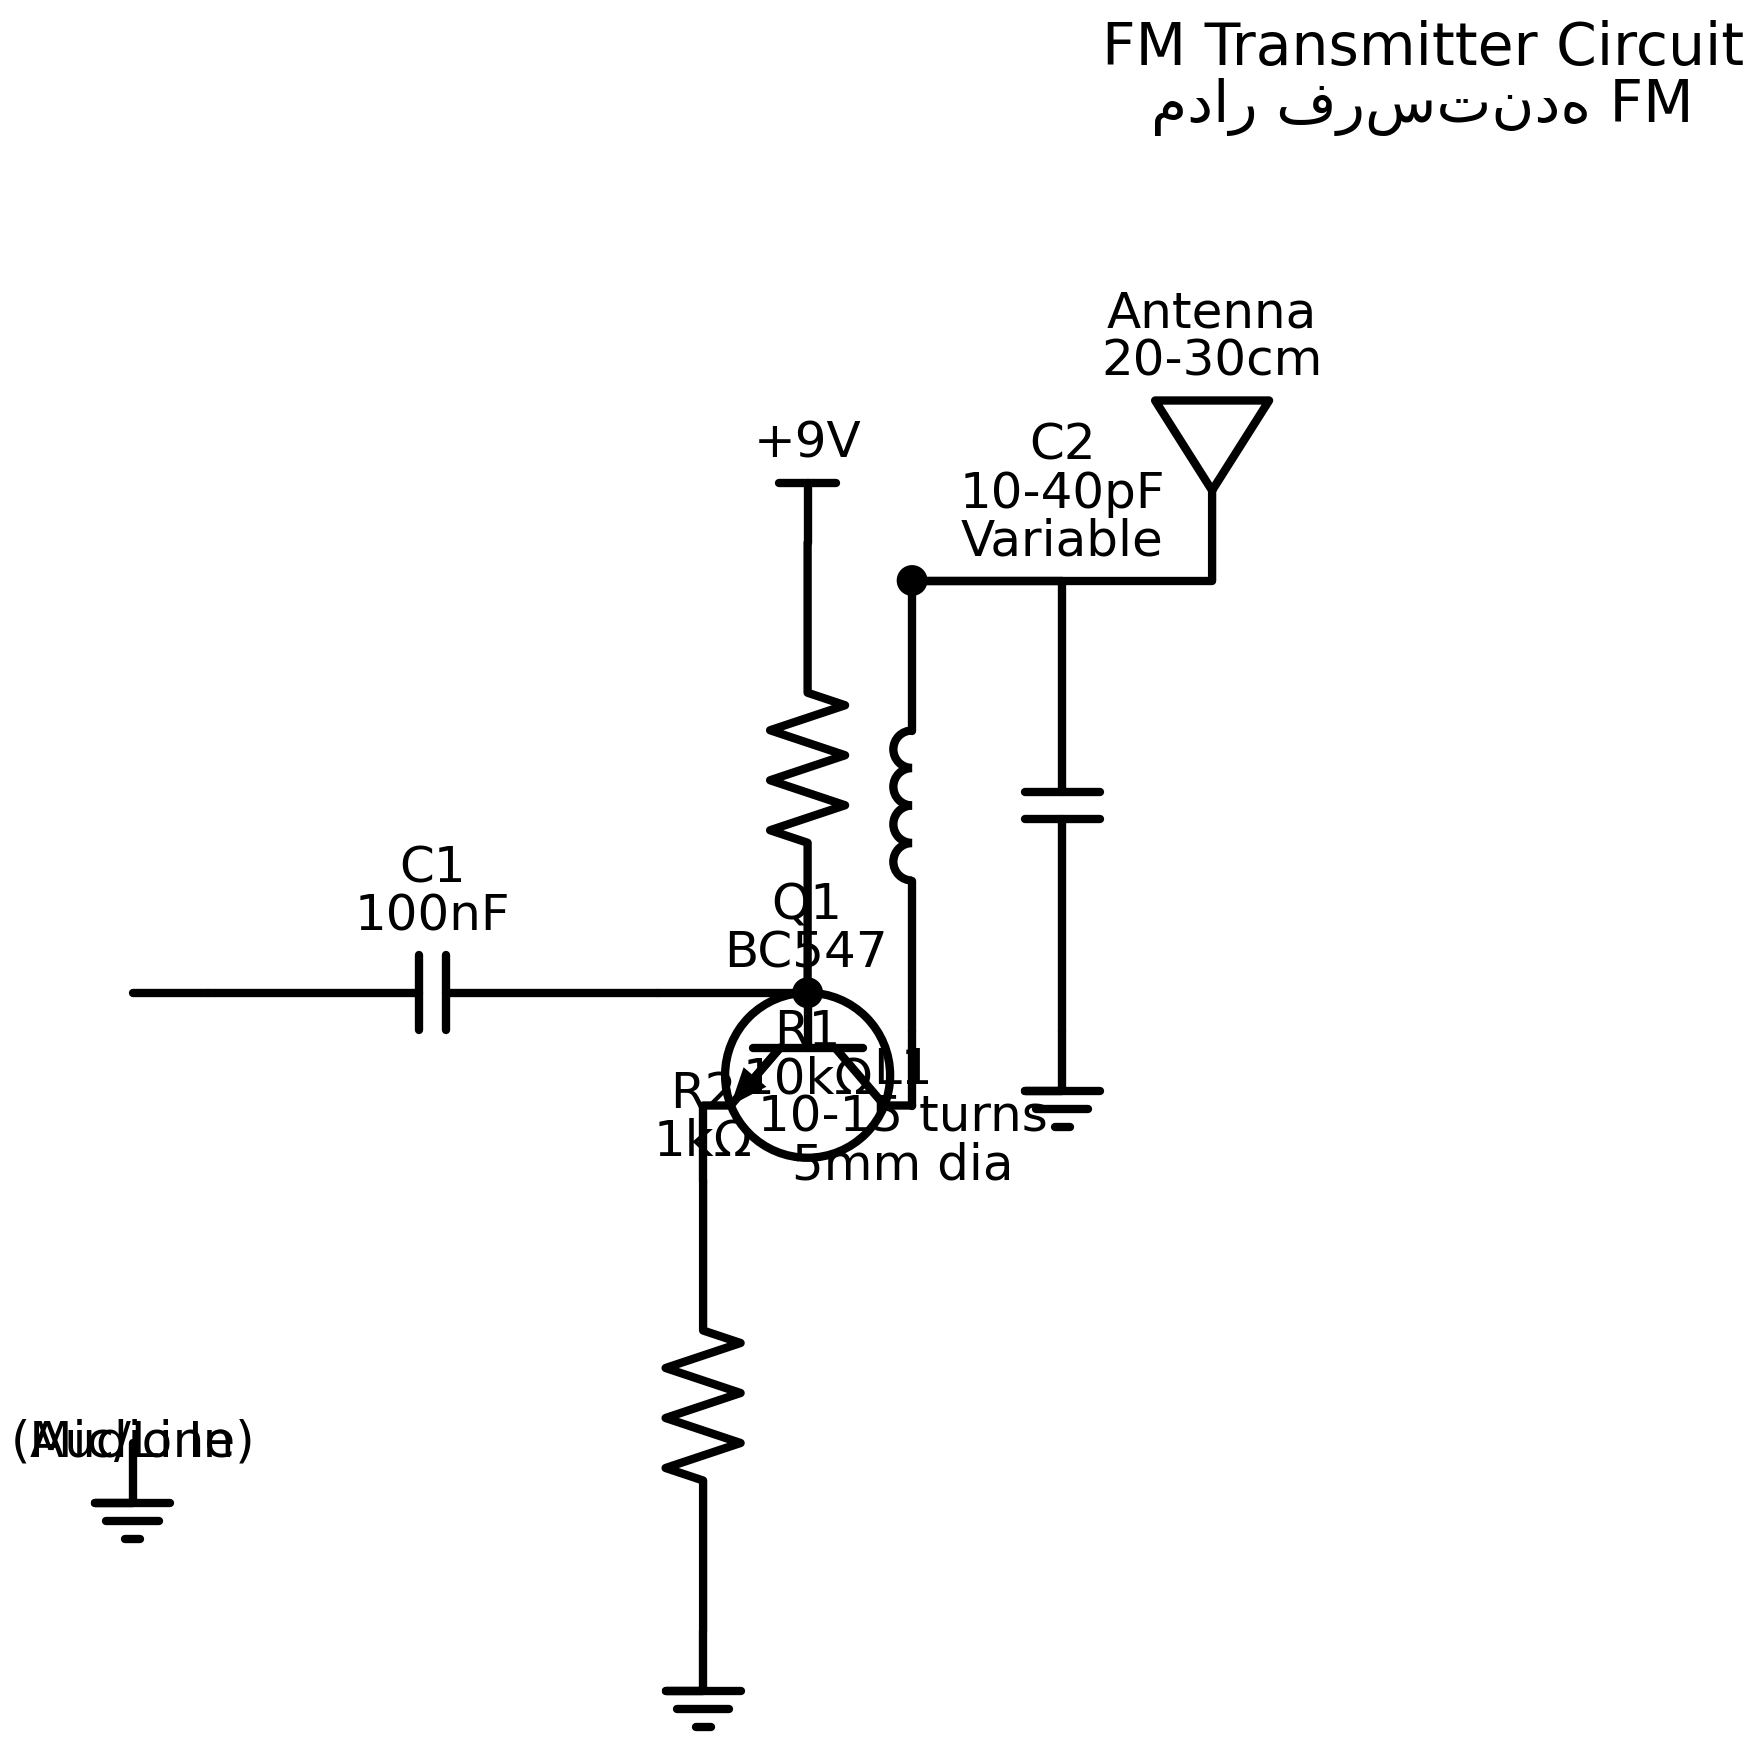

Write Python code to recreate this figure.
#!/usr/bin/env python3
# -*- coding: utf-8 -*-
"""
مولد شماتیک فرستنده FM
FM Transmitter Schematic Generator
"""

import schemdraw
import schemdraw.elements as elm
from schemdraw import dsp

def create_fm_transmitter_schematic():
    """تولید شماتیک واقعی فرستنده FM"""
    
    # تنظیمات رسم
    d = schemdraw.Drawing()
    d.config(fontsize=12, font='Arial')
    
    # تغذیه +9V
    vcc = d.add(elm.Vdd().label('+9V', loc='top'))
    
    # مقاومت R1 (10kΩ)
    r1 = d.add(elm.Resistor().down().label('R1\n10kΩ', loc='left'))
    
    # نقطه اتصال بایاس
    bias_point = d.add(elm.Dot())
    
    # ترانزیستور BC547
    d.push()
    bjt = d.add(elm.BjtNpn(circle=True).anchor('base').label('Q1\nBC547', loc='right'))
    
    # مقاومت امیتر R2
    d.add(elm.Line().at(bjt.emitter).down(0.5))
    r2 = d.add(elm.Resistor().down().label('R2\n1kΩ', loc='right'))
    d.add(elm.Ground())
    
    # خازن کوپلینگ صوتی C1
    d.pop()
    d.add(elm.Line().left(1))
    c1 = d.add(elm.Capacitor().left().label('C1\n100nF', loc='top'))
    d.add(elm.Line().left(0.5))
    audio_in = d.add(elm.Gap().down().label(['Audio In', '(Mic/Line)'], loc='left'))
    d.add(elm.Ground())
    
    # سلف L1
    d.add(elm.Line().at(bjt.collector).up(0.5))
    l1 = d.add(elm.Inductor().up().label('L1\n10-15 turns\n5mm dia', loc='left'))
    
    # نقطه اتصال خروجی
    output_point = d.add(elm.Dot())
    
    # خازن متغیر C2
    d.push()
    d.add(elm.Line().right(1))
    c2 = d.add(elm.Capacitor(variable=True).down().label('C2\n10-40pF\nVariable', loc='right'))
    d.add(elm.Ground())
    
    # آنتن
    d.pop()
    d.add(elm.Line().right(2))
    antenna = d.add(elm.Antenna().label('Antenna\n20-30cm', loc='top'))
    
    # برچسب‌های اضافی
    d.add(elm.Label().at((4, 3)).label('FM Transmitter Circuit\nمدار فرستنده FM', fontsize=14))
    
    return d

def create_component_table():
    """جدول قطعات"""
    
    d = schemdraw.Drawing()
    
    # عنوان
    d.add(elm.Label().at((0, 5)).label('Parts List - لیست قطعات', fontsize=16))
    
    # جدول قطعات
    components = [
        'Q1: BC547 or 2N3904 (NPN Transistor)',
        'R1: 10kΩ (Bias Resistor)',
        'R2: 1kΩ (Emitter Resistor)',
        'C1: 100nF (Audio Coupling Capacitor)',
        'C2: 10-40pF Variable (Frequency Tuning)',
        'L1: 10-15 turns, 0.5mm wire, 5mm diameter',
        'Antenna: 20-30cm telescopic or wire',
        'Power Supply: 6-12V DC'
    ]
    
    y_pos = 4
    for i, component in enumerate(components):
        d.add(elm.Label().at((0, y_pos - i*0.5)).label(component, fontsize=10))
    
    return d

def main():
    """تابع اصلی"""
    
    print("تولید شماتیک فرستنده FM...")
    print("Generating FM Transmitter Schematic...")
    
    # تولید شماتیک اصلی
    schematic = create_fm_transmitter_schematic()
    schematic.save('fm_transmitter_schematic.svg')
    schematic.save('fm_transmitter_schematic.png', dpi=300)
    
    # تولید جدول قطعات
    parts_table = create_component_table()
    parts_table.save('fm_transmitter_parts.svg')
    parts_table.save('fm_transmitter_parts.png', dpi=300)
    
    print("✅ فایل‌های تولید شده:")
    print("✅ Generated files:")
    print("  - fm_transmitter_schematic.svg")
    print("  - fm_transmitter_schematic.png")
    print("  - fm_transmitter_parts.svg")
    print("  - fm_transmitter_parts.png")
    
    return schematic

if __name__ == "__main__":
    main()
